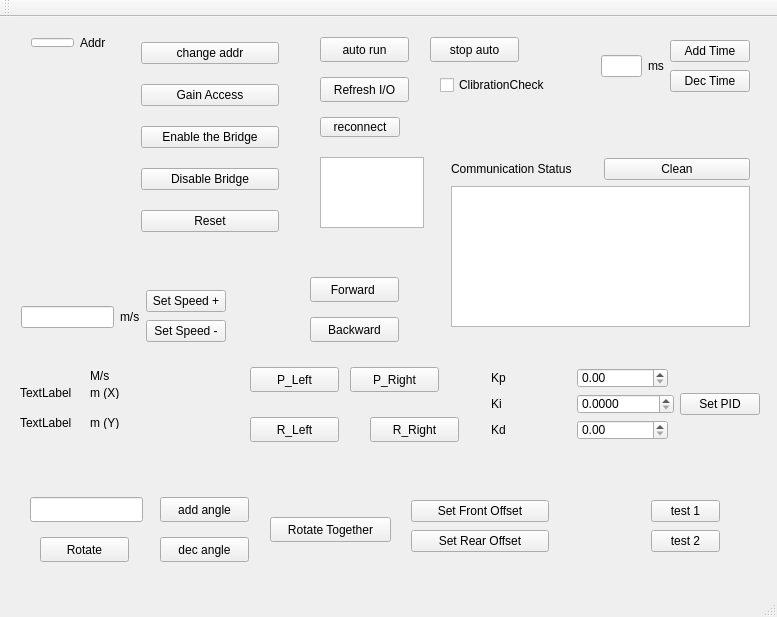
<?xml version="1.0" encoding="UTF-8"?>
<ui version="4.0">
 <class>MainWindow</class>
 <widget class="QMainWindow" name="MainWindow">
  <property name="geometry">
   <rect>
    <x>0</x>
    <y>0</y>
    <width>777</width>
    <height>617</height>
   </rect>
  </property>
  <property name="windowTitle">
   <string>MainWindow</string>
  </property>
  <widget class="QWidget" name="centralWidget">
   <widget class="QPushButton" name="forwardButton">
    <property name="geometry">
     <rect>
      <x>310</x>
      <y>260</y>
      <width>89</width>
      <height>25</height>
     </rect>
    </property>
    <property name="text">
     <string>Forward </string>
    </property>
   </widget>
   <widget class="QPushButton" name="backwardButton">
    <property name="geometry">
     <rect>
      <x>310</x>
      <y>300</y>
      <width>89</width>
      <height>25</height>
     </rect>
    </property>
    <property name="text">
     <string>Backward</string>
    </property>
   </widget>
   <widget class="QLineEdit" name="angleEdit">
    <property name="geometry">
     <rect>
      <x>30</x>
      <y>480</y>
      <width>113</width>
      <height>25</height>
     </rect>
    </property>
   </widget>
   <widget class="QPushButton" name="addAngleButton">
    <property name="geometry">
     <rect>
      <x>160</x>
      <y>480</y>
      <width>89</width>
      <height>25</height>
     </rect>
    </property>
    <property name="text">
     <string>add angle</string>
    </property>
   </widget>
   <widget class="QPushButton" name="decAngleButton">
    <property name="geometry">
     <rect>
      <x>160</x>
      <y>520</y>
      <width>89</width>
      <height>25</height>
     </rect>
    </property>
    <property name="text">
     <string>dec angle</string>
    </property>
   </widget>
   <widget class="QPushButton" name="rotateButton">
    <property name="geometry">
     <rect>
      <x>40</x>
      <y>520</y>
      <width>89</width>
      <height>25</height>
     </rect>
    </property>
    <property name="text">
     <string>Rotate</string>
    </property>
   </widget>
   <widget class="QPushButton" name="rotateTogetherButton">
    <property name="geometry">
     <rect>
      <x>270</x>
      <y>500</y>
      <width>121</width>
      <height>25</height>
     </rect>
    </property>
    <property name="text">
     <string>Rotate Together</string>
    </property>
   </widget>
   <widget class="QWidget" name="verticalLayoutWidget">
    <property name="geometry">
     <rect>
      <x>130</x>
      <y>0</y>
      <width>160</width>
      <height>241</height>
     </rect>
    </property>
    <layout class="QVBoxLayout" name="verticalLayout">
     <item>
      <widget class="QPushButton" name="changeAddButton">
       <property name="text">
        <string>change addr</string>
       </property>
      </widget>
     </item>
     <item>
      <widget class="QPushButton" name="pushButton">
       <property name="text">
        <string>Gain Access</string>
       </property>
      </widget>
     </item>
     <item>
      <widget class="QPushButton" name="pushButton_2">
       <property name="text">
        <string>Enable the Bridge</string>
       </property>
      </widget>
     </item>
     <item>
      <widget class="QPushButton" name="disableBridge">
       <property name="text">
        <string>Disable Bridge</string>
       </property>
      </widget>
     </item>
     <item>
      <widget class="QPushButton" name="resetButton">
       <property name="text">
        <string>Reset</string>
       </property>
      </widget>
     </item>
    </layout>
   </widget>
   <widget class="QWidget" name="verticalLayoutWidget_4">
    <property name="geometry">
     <rect>
      <x>440</x>
      <y>130</y>
      <width>321</width>
      <height>191</height>
     </rect>
    </property>
    <layout class="QVBoxLayout" name="verticalLayout_4">
     <item>
      <layout class="QHBoxLayout" name="horizontalLayout_2">
       <item>
        <widget class="QLabel" name="communicationLabel">
         <property name="text">
          <string>Communication Status</string>
         </property>
        </widget>
       </item>
       <item>
        <widget class="QPushButton" name="cleanCommunicationButton">
         <property name="text">
          <string>Clean</string>
         </property>
        </widget>
       </item>
      </layout>
     </item>
     <item>
      <widget class="QTextEdit" name="CommunicationEdit">
       <property name="font">
        <font>
         <pointsize>12</pointsize>
        </font>
       </property>
      </widget>
     </item>
    </layout>
   </widget>
   <widget class="QWidget" name="horizontalLayoutWidget_2">
    <property name="geometry">
     <rect>
      <x>590</x>
      <y>10</y>
      <width>171</width>
      <height>78</height>
     </rect>
    </property>
    <layout class="QHBoxLayout" name="horizontalLayout_3">
     <item>
      <widget class="QLineEdit" name="timeEdit"/>
     </item>
     <item>
      <widget class="QLabel" name="msLabel">
       <property name="text">
        <string>ms</string>
       </property>
      </widget>
     </item>
     <item>
      <layout class="QVBoxLayout" name="verticalLayout_3">
       <item>
        <widget class="QPushButton" name="addTimeButton">
         <property name="text">
          <string>Add Time</string>
         </property>
        </widget>
       </item>
       <item>
        <widget class="QPushButton" name="decTimeButton">
         <property name="text">
          <string>Dec Time</string>
         </property>
        </widget>
       </item>
      </layout>
     </item>
    </layout>
   </widget>
   <widget class="QWidget" name="horizontalLayoutWidget_3">
    <property name="geometry">
     <rect>
      <x>10</x>
      <y>260</y>
      <width>227</width>
      <height>80</height>
     </rect>
    </property>
    <layout class="QHBoxLayout" name="horizontalLayout_4">
     <item>
      <widget class="QLineEdit" name="speedEdit"/>
     </item>
     <item>
      <widget class="QLabel" name="RPMlabel">
       <property name="text">
        <string>m/s</string>
       </property>
      </widget>
     </item>
     <item>
      <layout class="QVBoxLayout" name="verticalLayout_2">
       <item>
        <widget class="QPushButton" name="setSpeed">
         <property name="text">
          <string>Set Speed +</string>
         </property>
        </widget>
       </item>
       <item>
        <widget class="QPushButton" name="setButton2">
         <property name="text">
          <string>Set Speed -</string>
         </property>
        </widget>
       </item>
      </layout>
     </item>
    </layout>
   </widget>
   <widget class="QWidget" name="verticalLayoutWidget_5">
    <property name="geometry">
     <rect>
      <x>400</x>
      <y>470</y>
      <width>160</width>
      <height>80</height>
     </rect>
    </property>
    <layout class="QVBoxLayout" name="verticalLayout_5">
     <item>
      <widget class="QPushButton" name="setFrontOffsetButton">
       <property name="text">
        <string>Set Front Offset</string>
       </property>
      </widget>
     </item>
     <item>
      <widget class="QPushButton" name="setRearOffsetButton">
       <property name="text">
        <string>Set Rear Offset</string>
       </property>
      </widget>
     </item>
    </layout>
   </widget>
   <widget class="QWidget" name="verticalLayoutWidget_6">
    <property name="geometry">
     <rect>
      <x>640</x>
      <y>470</y>
      <width>91</width>
      <height>80</height>
     </rect>
    </property>
    <layout class="QVBoxLayout" name="verticalLayout_6">
     <item>
      <widget class="QPushButton" name="testButton">
       <property name="text">
        <string>test 1</string>
       </property>
      </widget>
     </item>
     <item>
      <widget class="QPushButton" name="testButton2">
       <property name="text">
        <string>test 2</string>
       </property>
      </widget>
     </item>
    </layout>
   </widget>
   <widget class="QWidget" name="horizontalLayoutWidget_4">
    <property name="geometry">
     <rect>
      <x>20</x>
      <y>10</y>
      <width>97</width>
      <height>31</height>
     </rect>
    </property>
    <layout class="QHBoxLayout" name="horizontalLayout_5">
     <item>
      <widget class="QLineEdit" name="addressEdit"/>
     </item>
     <item>
      <widget class="QLabel" name="label">
       <property name="text">
        <string>Addr</string>
       </property>
      </widget>
     </item>
    </layout>
   </widget>
   <widget class="QPushButton" name="autoRunButton">
    <property name="geometry">
     <rect>
      <x>320</x>
      <y>20</y>
      <width>89</width>
      <height>25</height>
     </rect>
    </property>
    <property name="text">
     <string>auto run</string>
    </property>
   </widget>
   <widget class="QPushButton" name="stopAutorunButton">
    <property name="geometry">
     <rect>
      <x>430</x>
      <y>20</y>
      <width>89</width>
      <height>25</height>
     </rect>
    </property>
    <property name="text">
     <string>stop auto</string>
    </property>
   </widget>
   <widget class="QLabel" name="speedLabel">
    <property name="geometry">
     <rect>
      <x>10</x>
      <y>350</y>
      <width>67</width>
      <height>17</height>
     </rect>
    </property>
    <property name="text">
     <string/>
    </property>
   </widget>
   <widget class="QLabel" name="label_2">
    <property name="geometry">
     <rect>
      <x>90</x>
      <y>350</y>
      <width>67</width>
      <height>17</height>
     </rect>
    </property>
    <property name="text">
     <string>M/s</string>
    </property>
   </widget>
   <widget class="QPushButton" name="refreshIOButton">
    <property name="geometry">
     <rect>
      <x>320</x>
      <y>60</y>
      <width>89</width>
      <height>25</height>
     </rect>
    </property>
    <property name="text">
     <string>Refresh I/O</string>
    </property>
   </widget>
   <widget class="QPushButton" name="parallelLeftButton">
    <property name="geometry">
     <rect>
      <x>250</x>
      <y>350</y>
      <width>89</width>
      <height>25</height>
     </rect>
    </property>
    <property name="text">
     <string>P_Left</string>
    </property>
   </widget>
   <widget class="QPushButton" name="parallelRightButton">
    <property name="geometry">
     <rect>
      <x>350</x>
      <y>350</y>
      <width>89</width>
      <height>25</height>
     </rect>
    </property>
    <property name="text">
     <string>P_Right</string>
    </property>
   </widget>
   <widget class="QPushButton" name="rotateLeftButton">
    <property name="geometry">
     <rect>
      <x>250</x>
      <y>400</y>
      <width>89</width>
      <height>25</height>
     </rect>
    </property>
    <property name="text">
     <string>R_Left</string>
    </property>
   </widget>
   <widget class="QPushButton" name="rotateRightButton">
    <property name="geometry">
     <rect>
      <x>370</x>
      <y>400</y>
      <width>89</width>
      <height>25</height>
     </rect>
    </property>
    <property name="text">
     <string>R_Right</string>
    </property>
   </widget>
   <widget class="QWidget" name="horizontalLayoutWidget">
    <property name="geometry">
     <rect>
      <x>480</x>
      <y>340</y>
      <width>291</width>
      <height>94</height>
     </rect>
    </property>
    <layout class="QHBoxLayout" name="horizontalLayout">
     <item>
      <layout class="QVBoxLayout" name="verticalLayout_7">
       <item>
        <widget class="QLabel" name="label_3">
         <property name="text">
          <string>Kp</string>
         </property>
        </widget>
       </item>
       <item>
        <widget class="QLabel" name="label_4">
         <property name="text">
          <string>Ki</string>
         </property>
        </widget>
       </item>
       <item>
        <widget class="QLabel" name="label_5">
         <property name="text">
          <string>Kd</string>
         </property>
        </widget>
       </item>
      </layout>
     </item>
     <item>
      <layout class="QVBoxLayout" name="verticalLayout_8">
       <item>
        <widget class="QDoubleSpinBox" name="kpSpinBox">
         <property name="maximumSize">
          <size>
           <width>91</width>
           <height>20</height>
          </size>
         </property>
         <property name="maximum">
          <double>200.000000000000000</double>
         </property>
         <property name="singleStep">
          <double>0.010000000000000</double>
         </property>
        </widget>
       </item>
       <item>
        <widget class="QDoubleSpinBox" name="kiSpinBox">
         <property name="decimals">
          <number>4</number>
         </property>
         <property name="maximum">
          <double>100000.000000000000000</double>
         </property>
         <property name="singleStep">
          <double>0.010000000000000</double>
         </property>
        </widget>
       </item>
       <item>
        <widget class="QDoubleSpinBox" name="kdSpinBox">
         <property name="maximumSize">
          <size>
           <width>91</width>
           <height>20</height>
          </size>
         </property>
         <property name="maximum">
          <double>3000.000000000000000</double>
         </property>
         <property name="singleStep">
          <double>0.001000000000000</double>
         </property>
        </widget>
       </item>
      </layout>
     </item>
     <item>
      <widget class="QPushButton" name="setPIDButton">
       <property name="text">
        <string>Set PID</string>
       </property>
      </widget>
     </item>
    </layout>
   </widget>
   <widget class="QLabel" name="locationXlabel">
    <property name="geometry">
     <rect>
      <x>20</x>
      <y>370</y>
      <width>54</width>
      <height>12</height>
     </rect>
    </property>
    <property name="text">
     <string>TextLabel</string>
    </property>
   </widget>
   <widget class="QLabel" name="label_7">
    <property name="geometry">
     <rect>
      <x>90</x>
      <y>370</y>
      <width>54</width>
      <height>12</height>
     </rect>
    </property>
    <property name="text">
     <string>m (X)</string>
    </property>
   </widget>
   <widget class="QLabel" name="locationYlabel">
    <property name="geometry">
     <rect>
      <x>20</x>
      <y>400</y>
      <width>54</width>
      <height>12</height>
     </rect>
    </property>
    <property name="text">
     <string>TextLabel</string>
    </property>
   </widget>
   <widget class="QLabel" name="label_9">
    <property name="geometry">
     <rect>
      <x>90</x>
      <y>400</y>
      <width>54</width>
      <height>12</height>
     </rect>
    </property>
    <property name="text">
     <string>m (Y)</string>
    </property>
   </widget>
   <widget class="QTextEdit" name="read">
    <property name="geometry">
     <rect>
      <x>320</x>
      <y>140</y>
      <width>104</width>
      <height>71</height>
     </rect>
    </property>
   </widget>
   <widget class="QCheckBox" name="calibrationCheck">
    <property name="geometry">
     <rect>
      <x>440</x>
      <y>60</y>
      <width>121</width>
      <height>16</height>
     </rect>
    </property>
    <property name="text">
     <string>ClibrationCheck</string>
    </property>
    <property name="checkable">
     <bool>true</bool>
    </property>
    <property name="checked">
     <bool>false</bool>
    </property>
   </widget>
   <widget class="QPushButton" name="reconnectButton">
    <property name="geometry">
     <rect>
      <x>320</x>
      <y>100</y>
      <width>80</width>
      <height>20</height>
     </rect>
    </property>
    <property name="text">
     <string>reconnect</string>
    </property>
   </widget>
   <widget class="QLabel" name="TCPStatusLabel">
    <property name="geometry">
     <rect>
      <x>430</x>
      <y>100</y>
      <width>211</width>
      <height>16</height>
     </rect>
    </property>
    <property name="text">
     <string/>
    </property>
   </widget>
  </widget>
  <widget class="QMenuBar" name="menuBar">
   <property name="geometry">
    <rect>
     <x>0</x>
     <y>0</y>
     <width>777</width>
     <height>22</height>
    </rect>
   </property>
  </widget>
  <widget class="QToolBar" name="mainToolBar">
   <attribute name="toolBarArea">
    <enum>TopToolBarArea</enum>
   </attribute>
   <attribute name="toolBarBreak">
    <bool>false</bool>
   </attribute>
  </widget>
  <widget class="QStatusBar" name="statusBar"/>
 </widget>
 <layoutdefault spacing="6" margin="11"/>
 <resources/>
 <connections/>
</ui>
